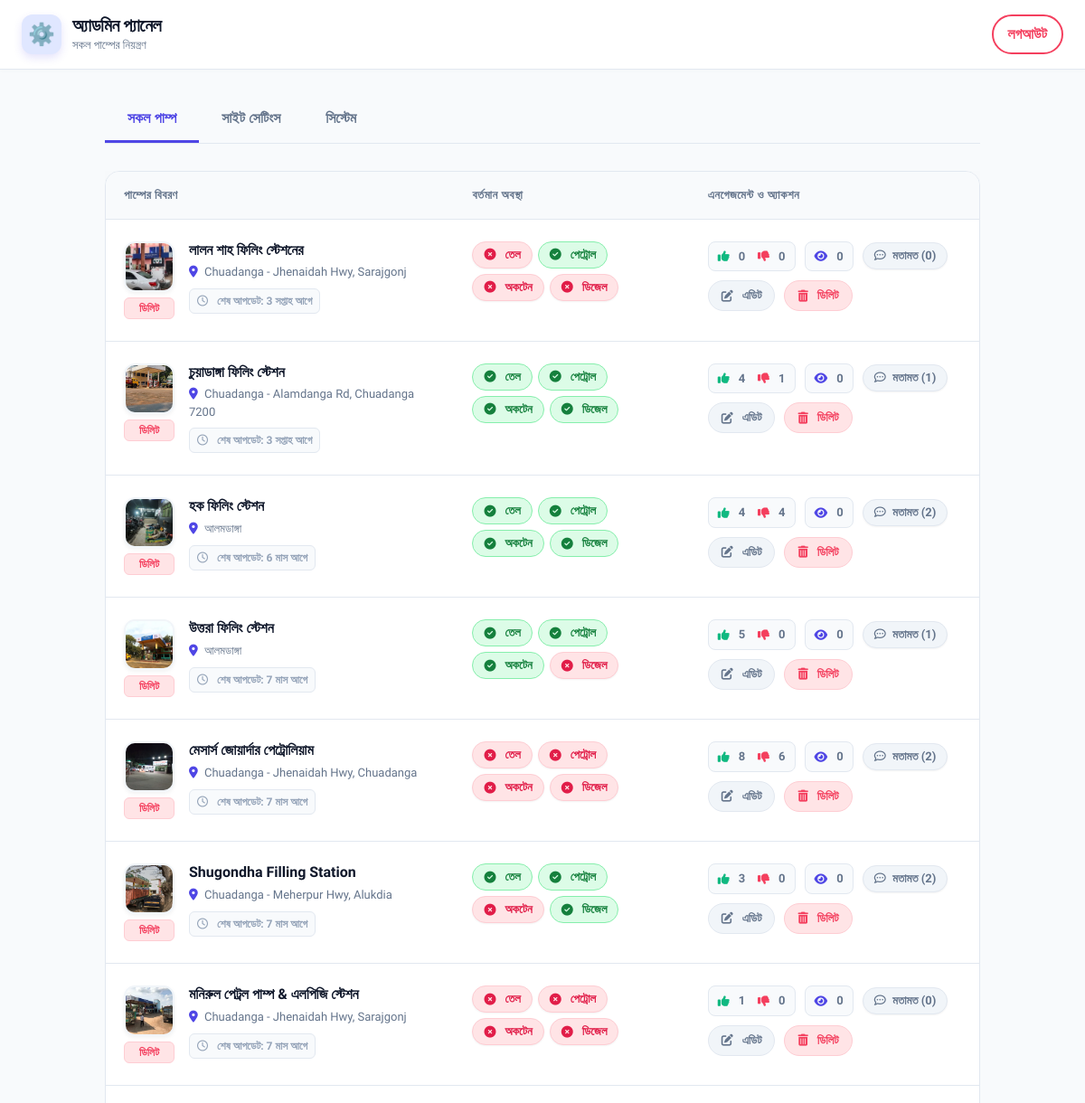
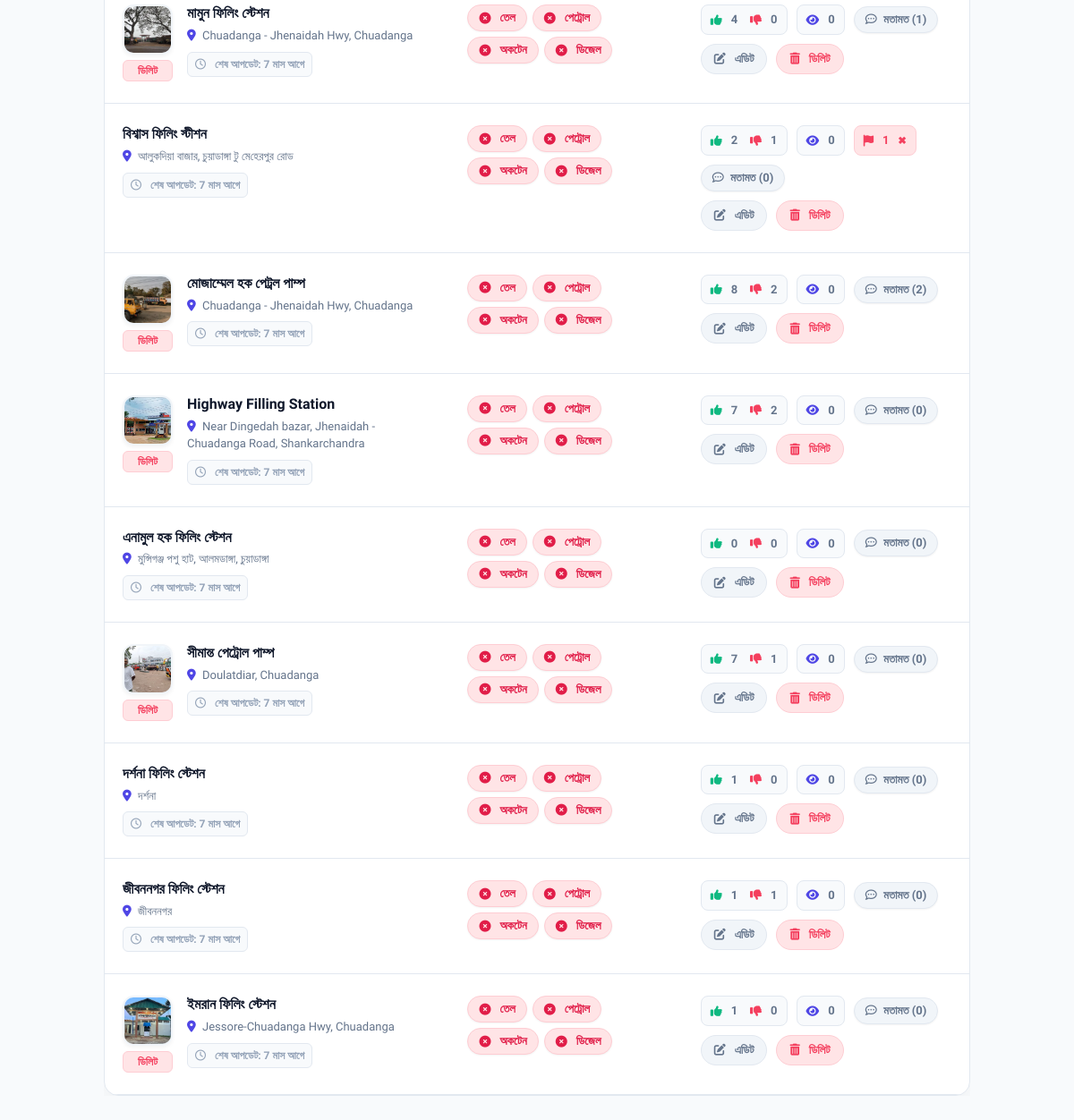
Before: /admin/index.php (signed in) with the older database file (2 pictures, top to bottom).
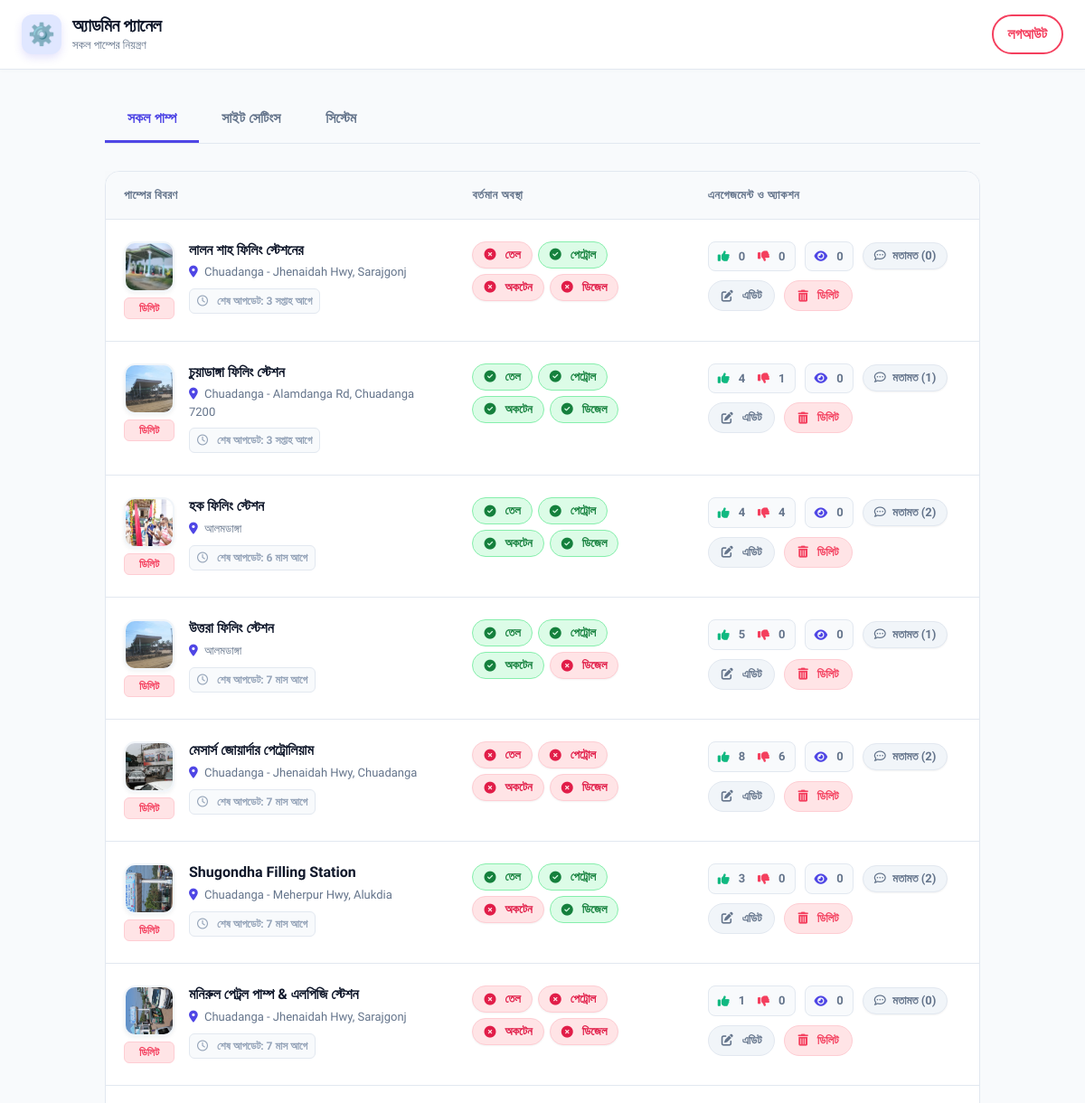
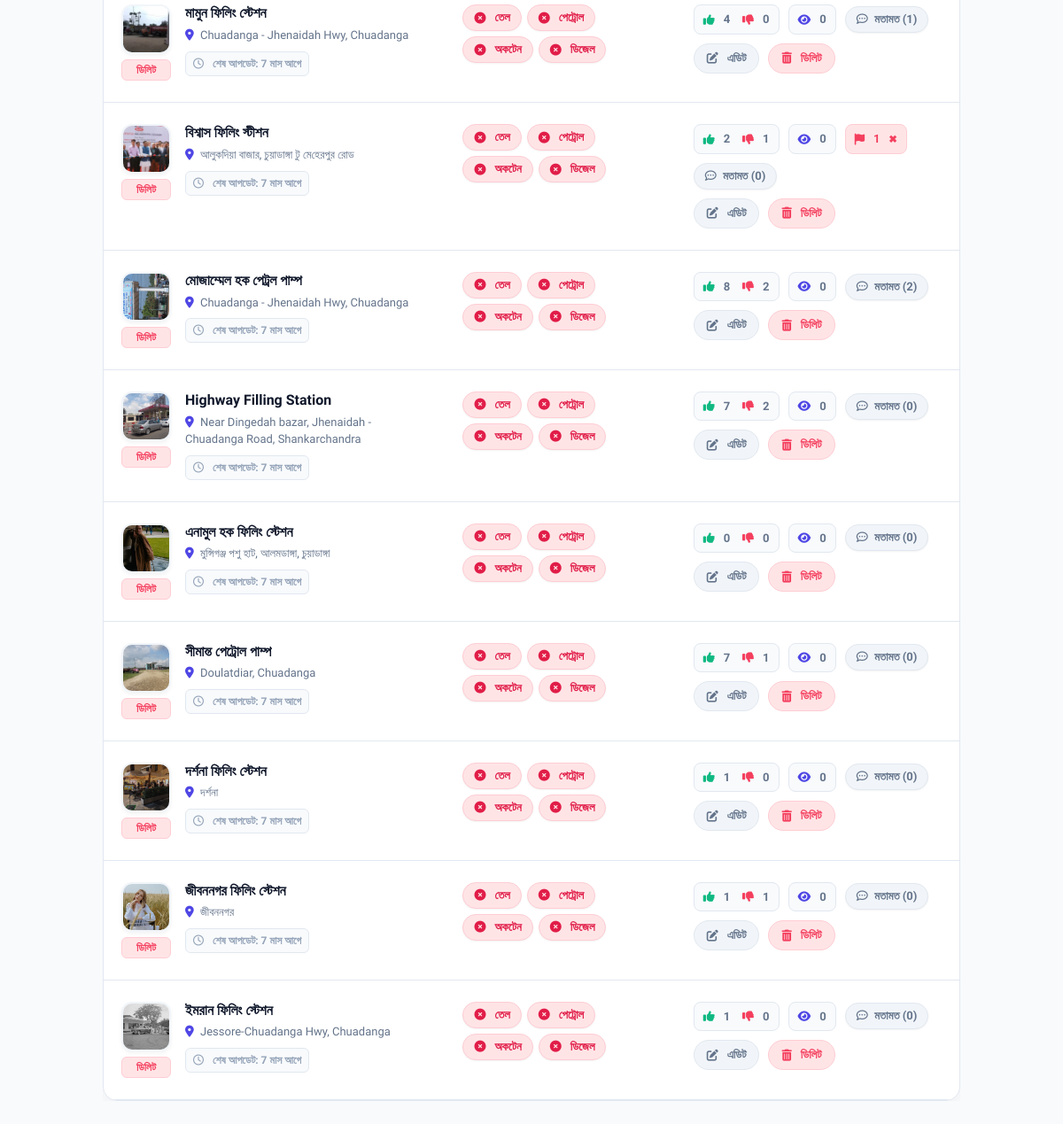
After: the same page with the newer database file (2 pictures, top to bottom).
### tables this page shows
CREATE TABLE IF NOT EXISTS `pumps` (
    `id` INT AUTO_INCREMENT PRIMARY KEY,
    `name` VARCHAR(255) NOT NULL,
    `address` VARCHAR(255) NOT NULL,
    `has_fuel` TINYINT(1) DEFAULT 1,
    `petrol` TINYINT(1) DEFAULT 0,
    `octane` TINYINT(1) DEFAULT 0,
    `diesel` TINYINT(1) DEFAULT 0,
    `fuel_limit` VARCHAR(100) DEFAULT NULL,
    `map_link` TEXT DEFAULT NULL,
    `phone` VARCHAR(50) DEFAULT NULL,
    `image_path` VARCHAR(255) DEFAULT NULL,
    `added_by` VARCHAR(100) DEFAULT NULL,
    `likes` INT DEFAULT 0,
    `dislikes` INT DEFAULT 0,
    `report_count` INT DEFAULT 0,
    `view_count` INT DEFAULT 0,
    `last_updated` TIMESTAMP DEFAULT CURRENT_TIMESTAMP ON UPDATE CURRENT_TIMESTAMP
);

### admin/index.php (the view, shortened to what the changed rows need)
<?php
if (!function_exists('time_elapsed_string')) {
function time_elapsed_string($datetime, $full = false) {
    try {
        $now = new DateTime('now', new DateTimeZone('Asia/Dhaka'));
        $ago = new DateTime($datetime, new DateTimeZone('Asia/Dhaka'));
    } catch (Exception $e) {
        return 'কিছুক্ষণ আগে';
    }
    $diff = $now->diff($ago);
    $weeks = (int)floor($diff->d / 7);
    $days = $diff->d - ($weeks * 7);
    $string = [
        'y' => $diff->y ? $diff->y . ' বছর' : '',
        'm' => $diff->m ? $diff->m . ' মাস' : '',
        'w' => $weeks ? $weeks . ' সপ্তাহ' : '',
        'd' => $days ? $days . ' দিন' : '',
        'h' => $diff->h ? $diff->h . ' ঘণ্টা' : '',
        'i' => $diff->i ? $diff->i . ' মিনিট' : '',
        's' => $diff->s ? $diff->s . ' সেকেন্ড' : '',
    ];
    $string = array_filter($string);
    if (!$full) {
        $string = array_slice($string, 0, 1);
    }
    return !empty($string) ? reset($string) . ' আগে' : 'এইমাত্র';
}
}
$is_logged_in = isset($_SESSION['admin_logged_in']) && $_SESSION['admin_logged_in'] === true;
if ($is_logged_in) {
    $stmt = $pdo->query("SELECT * FROM pumps ORDER BY last_updated DESC");
    $pumps = $stmt->fetchAll(PDO::FETCH_ASSOC);
    $stmtComments = $pdo->query("SELECT * FROM comments ORDER BY created_at DESC");
    $all_comments = $stmtComments->fetchAll(PDO::FETCH_ASSOC);
    $commentsByPump = [];
    foreach($all_comments as $c) {
        $commentsByPump[$c['pump_id']][] = $c;
    }
}
$is_https = (!empty($_SERVER['HTTPS']) && $_SERVER['HTTPS'] !== 'off')
    || (isset($_SERVER['HTTP_X_FORWARDED_PROTO']) && $_SERVER['HTTP_X_FORWARDED_PROTO'] === 'https')
    || (isset($_SERVER['SERVER_PORT']) && $_SERVER['SERVER_PORT'] == 443);
$protocol = $is_https ? "https" : "http";
$script_dir = dirname($_SERVER['SCRIPT_NAME'] ?? '');
$base_path = dirname($script_dir);
if ($base_path === '\\' || $base_path === '/' || $base_path === '.') { $base_path = ''; }
$site_root = $base_path;
$site_url = $protocol . "://" . ($_SERVER['HTTP_HOST'] ?? 'localhost') . $base_path;
?>
<!DOCTYPE html>
<html lang="bn">
<head>
    <link rel="stylesheet" href="https://cdnjs.cloudflare.com/ajax/libs/font-awesome/6.4.0/css/all.min.css">
    <link rel="stylesheet" href="<?= $site_root ?>/style.css?v=<?= time() ?>">
    <link rel="stylesheet" href="../style.css?v=<?= time() ?>">
</head>
<body>
<div class="navbar">
    <div class="navbar-brand">
        <div>
            <h1>অ্যাডমিন প্যানেল</h1>
        </div>
    </div>
</div>
<div class="admin-container">
    <?php if (!$is_logged_in): ?>
        <div class="login-box">
            <h2 style="margin-top:0; margin-bottom: 20px;">অ্যাডমিন লগইন</h2>
            <?php if (isset($error)) echo "<p style='color: var(--danger); background: var(--danger-bg); padding: 12px; border-radius: var(--radius-sm); font-weight: 600;'>$error</p>"; ?>
            <form method="POST">
                <div class="form-group">
                    <label>পাসওয়ার্ড</label>
                    <input type="password" name="password" required style="width: 100%; padding: 14px; border: 2px solid var(--border); border-radius: var(--radius-md); font-size: 16px; outline: none; transition: 0.2s;">
                </div>
                <button type="submit" name="login" class="btn-submit" style="width: 100%; padding: 14px; font-size: 16px; margin-top: 10px;">লগইন করুন</button>
            </form>
        </div>
    <?php else: ?>
        <div id="tab-pumps" class="tab-content active">
            <div style="overflow-x: auto;">
            <table class="admin-table">
                <thead>
                    <tr>
                        <th style="min-width: 300px;">পাম্পের বিবরণ</th>
                        <th style="min-width: 200px;">বর্তমান অবস্থা</th>
                        <th style="min-width: 280px;">এনগেজমেন্ট ও অ্যাকশন</th>
                    </tr>
                </thead>
                <tbody>
                    <?php foreach ($pumps as $pump): ?>
                    <?php $pump_comments = $commentsByPump[$pump['id']] ?? []; ?>
                    <tr>
                        <td>
                            <div style="display: flex; gap: 16px; align-items: flex-start;">
                                <?php if (!empty($pump['image_path'])): ?>
                                    <?php
                                        $p_img = $pump['image_path'];
                                        $p_img_url = preg_match('#^https?://#i', $p_img) ? $p_img : ($site_url . '/' . ltrim($p_img, '/'));
                                    ?>
                                    <div style="display: flex; flex-direction: column; gap: 6px; align-items: center;">
                                        <a href="<?= htmlspecialchars($p_img_url) ?>" target="_blank" style="margin-bottom: 0;">
                                            <img src="<?= htmlspecialchars($p_img_url) ?>" class="admin-img-thumb" style="margin-bottom: 0;">
                                        </a>
                                        <form method="POST" onsubmit="return confirm('ছবিটি ডিলিট করতে চান?');" style="width: 100%;">
                                            <button type="submit" class="img-delete-btn">ডিলিট</button>
                                        </form>
                                    </div>
                                <?php endif; ?>
                                <div>
                                    <strong style="color: var(--text-main); font-size: 16px; display: block; margin-bottom: 4px; line-height: 1.3;"><?= htmlspecialchars($pump['name']) ?></strong>
                                    <span style="font-size: 13px; color: var(--text-muted); display: block; margin-bottom: 8px;"><i class="fa-solid fa-location-dot" style="color: var(--primary);"></i> <?= htmlspecialchars($pump['address']) ?></span>
                                    <div style="font-size: 12px; color: #94a3b8; font-weight: 600; display: inline-flex; align-items: center; gap: 6px; background: #f8fafc; padding: 4px 8px; border-radius: 6px; border: 1px solid var(--border);">
                                        <i class="fa-regular fa-clock"></i> শেষ আপডেট: <?= time_elapsed_string($pump['last_updated']) ?>
                                    </div>
                                </div>
                            </div>
                        </td>
                        <td>
                            <div style="display: flex; gap: 6px; flex-wrap: wrap;">
                                <?php foreach (['has_fuel' => 'তেল', 'petrol' => 'পেট্রোল', 'octane' => 'অকটেন', 'diesel' => 'ডিজেল'] as $field => $label): ?>
                                    <form method="POST" style="display:inline;">
                                        <button type="submit" class="toggle-btn <?= $pump[$field] ? 'on' : 'off' ?>" title="<?= $label ?> আপডেট করুন">
                                            <?= $pump[$field] ? '<i class="fa-solid fa-circle-check"></i>' : '<i class="fa-solid fa-circle-xmark"></i>' ?> <?= $label ?>
                                        </button>
                                    </form>
                                <?php endforeach; ?>
                            </div>
                        </td>
                        <td>
                            <div style="display: flex; flex-direction: column; gap: 10px;">
                                <div style="display: flex; gap: 10px; align-items: center; flex-wrap: wrap;">
                                    <div style="font-size: 13px; font-weight: 600; color: var(--text-muted); background: #f8fafc; padding: 6px 10px; border-radius: 8px; border: 1px solid var(--border); display: flex; align-items: center; gap: 6px;">
                                        <i class="fa-solid fa-thumbs-up" style="color: var(--success);"></i> <?= $pump['likes'] ?? 0 ?>
                                        <i class="fa-solid fa-thumbs-down" style="color: var(--danger); margin-left: 8px;"></i> <?= $pump['dislikes'] ?? 0 ?>
                                    </div>
                                    <div style="font-size: 13px; font-weight: 600; color: var(--text-muted); background: #f8fafc; padding: 6px 10px; border-radius: 8px; border: 1px solid var(--border); display: flex; align-items: center; gap: 6px;">
                                        <i class="fa-solid fa-eye" style="color: var(--primary);"></i> <?= $pump['view_count'] ?? 0 ?>
                                    </div>
                                    <?php if (($pump['report_count'] ?? 0) > 0): ?>
                                    <div style="font-size: 13px; font-weight: 600; color: var(--danger); background: var(--danger-bg); padding: 6px 10px; border-radius: 8px; border: 1px solid #fecdd3; display: flex; align-items: center; gap: 6px;">
                                        <i class="fa-solid fa-flag"></i> <?= $pump['report_count'] ?>
                                        <form method="POST" style="display:inline; margin: 0; padding: 0;">
                                            <button type="submit" style="background: none; border: none; color: var(--danger); cursor: pointer; font-size: 12px; margin-left: 4px;" title="রিপোর্ট মুছুন">✖</button>
                                        </form>
                                    </div>
                                    <?php endif; ?>
                                    <button type="button" class="btn-cancel" style="padding: 6px 12px; font-size: 13px; border: 1px solid var(--border); box-shadow: 0 1px 2px rgba(0,0,0,0.05);" onclick="document.getElementById('comments-<?= $pump['id'] ?>').classList.toggle('active')">
                                        <i class="fa-regular fa-comment-dots"></i> মতামত (<?= count($pump_comments) ?>)
                                    </button>
                                </div>
                                <div style="display: flex; gap: 10px;">
                                    <button type="button" class="btn-cancel" style="padding: 8px 14px; font-size: 13px; border: 1px solid var(--border); display: inline-flex; align-items: center; gap: 6px;" onclick="document.getElementById('edit-info-<?= $pump['id'] ?>').style.display = 'table-row';">
                                        <i class="fa-solid fa-pen-to-square"></i> এডিট
                                    </button>
                                    <form method="POST" onsubmit="return confirm('আপনি কি নিশ্চিত যে এই পাম্পটি ডিলিট করতে চান?');">
                                        <button type="submit" class="delete-btn" style="padding: 8px 14px; font-size: 13px;">
                                            <i class="fa-solid fa-trash-can"></i> ডিলিট
                                        </button>
                                    </form>
                                </div>
                            </div>
                        </td>
                    </tr>
                    <?php endforeach; ?>
                </tbody>
            </table>
            </div>
        </div>
    <?php endif; ?>
</div>
</body>
</html>

Changed rows visible on the page:
changed pumps "লালন শাহ ফিলিং স্টেশনের": image_path: a different picture
changed pumps "চুয়াডাঙ্গা ফিলিং স্টেশন": image_path: a different picture
changed pumps "হক ফিলিং স্টেশন": image_path: a different picture
changed pumps "উত্তরা ফিলিং স্টেশন": image_path: a different picture
changed pumps (number 5 of 16 on the later page): image_path: a different picture
changed pumps "Shugondha Filling Station": image_path: a different picture
changed pumps "মনিরুল পেট্রল পাম্প & এলপিজি স্টেশন": image_path: a different picture
changed pumps "মামুন ফিলিং স্টেশন": image_path: a different picture
changed pumps "বিশ্বাস ফি‌লিং স্টীশন": image_path: picture added; now shows "ডিলিট"
changed pumps "মোজাম্মেল হক পেট্রল পাম্প": image_path: a different picture
changed pumps "Highway Filling Station": image_path: a different picture
changed pumps "এনামুল হক ফিলিং স্টেশন": image_path: picture added; now shows "ডিলিট"
changed pumps "Doulatdiar, Chuadanga": image_path: a different picture
changed pumps "দর্শনা ফিলিং স্টেশন": image_path: picture added; now shows "ডিলিট"
changed pumps "জীবননগর ফিলিং স্টেশন": image_path: picture added; now shows "ডিলিট"
changed pumps "ইমরান ফিলিং স্টেশন": image_path: a different picture
